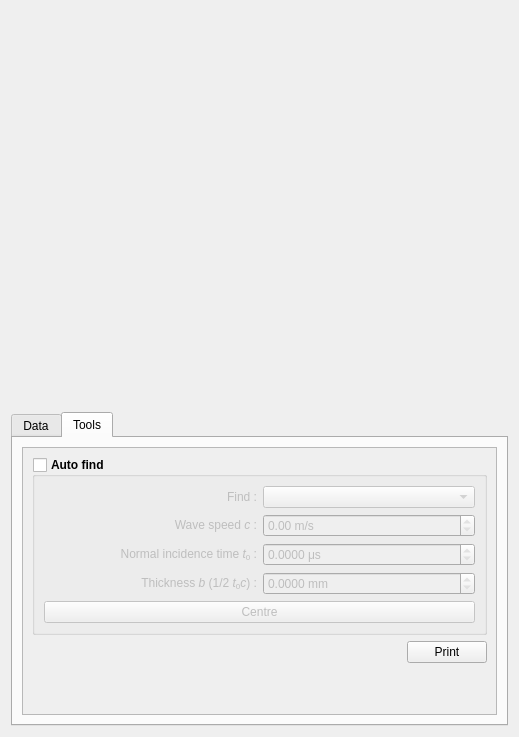
<?xml version="1.0" encoding="UTF-8"?>
<ui version="4.0">
 <class>tk_zoom_widget</class>
 <widget class="QWidget" name="tk_zoom_widget">
  <property name="geometry">
   <rect>
    <x>0</x>
    <y>0</y>
    <width>519</width>
    <height>737</height>
   </rect>
  </property>
  <property name="windowTitle">
   <string>Form</string>
  </property>
  <layout class="QVBoxLayout" name="verticalLayout_4">
   <item>
    <widget class="TKSpectrumZoom" name="tk_spectrum_widget" native="true"/>
   </item>
   <item>
    <widget class="QTabWidget" name="tabWidget">
     <property name="sizePolicy">
      <sizepolicy hsizetype="Expanding" vsizetype="Fixed">
       <horstretch>0</horstretch>
       <verstretch>0</verstretch>
      </sizepolicy>
     </property>
     <property name="currentIndex">
      <number>1</number>
     </property>
     <widget class="QWidget" name="tab">
      <attribute name="title">
       <string>Data</string>
      </attribute>
      <layout class="QHBoxLayout" name="horizontalLayout_8">
       <item>
        <widget class="QScrollArea" name="scrollArea_2">
         <property name="widgetResizable">
          <bool>true</bool>
         </property>
         <widget class="QWidget" name="scrollAreaWidgetContents_2">
          <property name="geometry">
           <rect>
            <x>0</x>
            <y>0</y>
            <width>475</width>
            <height>233</height>
           </rect>
          </property>
          <layout class="QVBoxLayout" name="verticalLayout_5">
           <item>
            <layout class="QHBoxLayout" name="horizontalLayout_7">
             <item>
              <widget class="QLabel" name="label_5">
               <property name="text">
                <string>n pixels per axis :</string>
               </property>
               <property name="alignment">
                <set>Qt::AlignRight|Qt::AlignTrailing|Qt::AlignVCenter</set>
               </property>
              </widget>
             </item>
             <item>
              <widget class="QSpinBox" name="spinBox_n_pixels_per_axis">
               <property name="minimum">
                <number>1</number>
               </property>
               <property name="maximum">
                <number>1000</number>
               </property>
              </widget>
             </item>
            </layout>
           </item>
           <item>
            <spacer name="verticalSpacer_2">
             <property name="orientation">
              <enum>Qt::Vertical</enum>
             </property>
             <property name="sizeHint" stdset="0">
              <size>
               <width>20</width>
               <height>40</height>
              </size>
             </property>
            </spacer>
           </item>
          </layout>
         </widget>
        </widget>
       </item>
      </layout>
     </widget>
     <widget class="QWidget" name="tab_2">
      <attribute name="title">
       <string>Tools</string>
      </attribute>
      <layout class="QHBoxLayout" name="horizontalLayout">
       <item>
        <widget class="QScrollArea" name="scrollArea">
         <property name="widgetResizable">
          <bool>true</bool>
         </property>
         <widget class="QWidget" name="scrollAreaWidgetContents">
          <property name="geometry">
           <rect>
            <x>0</x>
            <y>0</y>
            <width>458</width>
            <height>238</height>
           </rect>
          </property>
          <layout class="QVBoxLayout" name="verticalLayout_3">
           <item>
            <layout class="QVBoxLayout" name="verticalLayout">
             <item>
              <widget class="QGroupBox" name="groupBox_auto_find">
               <property name="font">
                <font>
                 <bold>true</bold>
                </font>
               </property>
               <property name="title">
                <string>Auto find</string>
               </property>
               <property name="checkable">
                <bool>true</bool>
               </property>
               <property name="checked">
                <bool>false</bool>
               </property>
               <layout class="QVBoxLayout" name="verticalLayout_2">
                <item>
                 <layout class="QHBoxLayout" name="horizontalLayout_3">
                  <item>
                   <widget class="QLabel" name="label">
                    <property name="font">
                     <font>
                      <bold>false</bold>
                     </font>
                    </property>
                    <property name="text">
                     <string>Find :</string>
                    </property>
                    <property name="alignment">
                     <set>Qt::AlignRight|Qt::AlignTrailing|Qt::AlignVCenter</set>
                    </property>
                   </widget>
                  </item>
                  <item>
                   <widget class="QComboBox" name="comboBox_find">
                    <property name="minimumSize">
                     <size>
                      <width>100</width>
                      <height>0</height>
                     </size>
                    </property>
                    <property name="font">
                     <font>
                      <bold>false</bold>
                     </font>
                    </property>
                   </widget>
                  </item>
                 </layout>
                </item>
                <item>
                 <layout class="QHBoxLayout" name="horizontalLayout_4">
                  <item>
                   <widget class="QLabel" name="label_2">
                    <property name="font">
                     <font>
                      <bold>false</bold>
                     </font>
                    </property>
                    <property name="text">
                     <string>&lt;html&gt;&lt;head/&gt;&lt;body&gt;&lt;p&gt;Wave speed &lt;span style=&quot; font-style:italic;&quot;&gt;c &lt;/span&gt;:&lt;/p&gt;&lt;/body&gt;&lt;/html&gt;</string>
                    </property>
                    <property name="alignment">
                     <set>Qt::AlignRight|Qt::AlignTrailing|Qt::AlignVCenter</set>
                    </property>
                   </widget>
                  </item>
                  <item>
                   <widget class="QDoubleSpinBox" name="doubleSpinBox_c">
                    <property name="font">
                     <font>
                      <bold>false</bold>
                     </font>
                    </property>
                    <property name="readOnly">
                     <bool>true</bool>
                    </property>
                    <property name="suffix">
                     <string> m/s</string>
                    </property>
                    <property name="maximum">
                     <double>100000.000000000000000</double>
                    </property>
                   </widget>
                  </item>
                 </layout>
                </item>
                <item>
                 <layout class="QHBoxLayout" name="horizontalLayout_5">
                  <item>
                   <widget class="QLabel" name="label_3">
                    <property name="font">
                     <font>
                      <bold>false</bold>
                     </font>
                    </property>
                    <property name="text">
                     <string>&lt;html&gt;&lt;head/&gt;&lt;body&gt;&lt;p&gt;Normal incidence time &lt;span style=&quot; font-style:italic;&quot;&gt;t&lt;/span&gt;&lt;span style=&quot; vertical-align:sub;&quot;&gt;0&lt;/span&gt; :&lt;/p&gt;&lt;/body&gt;&lt;/html&gt;</string>
                    </property>
                    <property name="alignment">
                     <set>Qt::AlignRight|Qt::AlignTrailing|Qt::AlignVCenter</set>
                    </property>
                   </widget>
                  </item>
                  <item>
                   <widget class="QDoubleSpinBox" name="doubleSpinBox_t_0">
                    <property name="font">
                     <font>
                      <bold>false</bold>
                     </font>
                    </property>
                    <property name="readOnly">
                     <bool>true</bool>
                    </property>
                    <property name="suffix">
                     <string> μs</string>
                    </property>
                    <property name="decimals">
                     <number>4</number>
                    </property>
                    <property name="maximum">
                     <double>10000.000000000000000</double>
                    </property>
                   </widget>
                  </item>
                 </layout>
                </item>
                <item>
                 <layout class="QHBoxLayout" name="horizontalLayout_6">
                  <item>
                   <widget class="QLabel" name="label_4">
                    <property name="font">
                     <font>
                      <bold>false</bold>
                     </font>
                    </property>
                    <property name="text">
                     <string>&lt;html&gt;&lt;head/&gt;&lt;body&gt;&lt;p&gt;Thickness&lt;span style=&quot; font-style:italic;&quot;&gt; b&lt;/span&gt; (1/2 &lt;span style=&quot; font-style:italic;&quot;&gt;t&lt;/span&gt;&lt;span style=&quot; vertical-align:sub;&quot;&gt;0&lt;/span&gt;&lt;span style=&quot; font-style:italic;&quot;&gt;c&lt;/span&gt;) :&lt;/p&gt;&lt;/body&gt;&lt;/html&gt;</string>
                    </property>
                    <property name="alignment">
                     <set>Qt::AlignRight|Qt::AlignTrailing|Qt::AlignVCenter</set>
                    </property>
                   </widget>
                  </item>
                  <item>
                   <widget class="QDoubleSpinBox" name="doubleSpinBox_b">
                    <property name="font">
                     <font>
                      <bold>false</bold>
                     </font>
                    </property>
                    <property name="readOnly">
                     <bool>true</bool>
                    </property>
                    <property name="suffix">
                     <string> mm</string>
                    </property>
                    <property name="decimals">
                     <number>4</number>
                    </property>
                    <property name="maximum">
                     <double>10000.000000000000000</double>
                    </property>
                   </widget>
                  </item>
                 </layout>
                </item>
                <item>
                 <widget class="QPushButton" name="pushButton_centre">
                  <property name="font">
                   <font>
                    <bold>false</bold>
                   </font>
                  </property>
                  <property name="text">
                   <string>Centre</string>
                  </property>
                 </widget>
                </item>
               </layout>
              </widget>
             </item>
             <item>
              <layout class="QHBoxLayout" name="horizontalLayout_2">
               <item>
                <spacer name="horizontalSpacer">
                 <property name="orientation">
                  <enum>Qt::Horizontal</enum>
                 </property>
                 <property name="sizeHint" stdset="0">
                  <size>
                   <width>40</width>
                   <height>20</height>
                  </size>
                 </property>
                </spacer>
               </item>
               <item>
                <widget class="QPushButton" name="pushButton_print">
                 <property name="text">
                  <string>Print</string>
                 </property>
                </widget>
               </item>
              </layout>
             </item>
            </layout>
           </item>
           <item>
            <spacer name="verticalSpacer">
             <property name="orientation">
              <enum>Qt::Vertical</enum>
             </property>
             <property name="sizeHint" stdset="0">
              <size>
               <width>20</width>
               <height>40</height>
              </size>
             </property>
            </spacer>
           </item>
          </layout>
         </widget>
        </widget>
       </item>
      </layout>
     </widget>
    </widget>
   </item>
  </layout>
 </widget>
 <customwidgets>
  <customwidget>
   <class>TKSpectrumZoom</class>
   <extends>QWidget</extends>
   <header>classdefs.modtkspectrumwidget</header>
   <container>1</container>
  </customwidget>
 </customwidgets>
 <resources/>
 <connections/>
</ui>
